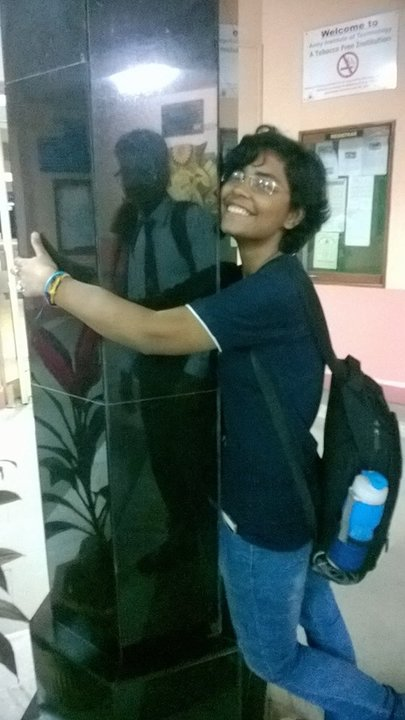
#> input picture 1.jpg, 405 x 720 px
$ python 1.py
#> lines starting #> are read from the running program, lines starting #| are printed output that depends on the picture
import numpy
import cv2
import matplotlib
image=cv2.imread('1.jpg',0);
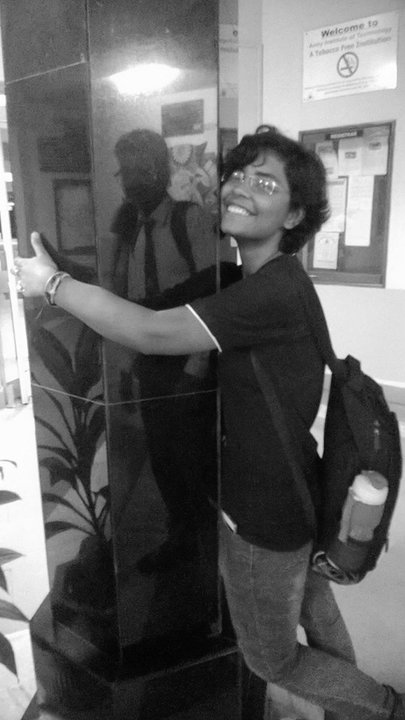
#> image: shape (720, 405); min 1, max 255, mean 99.4


cv2.imshow('image',image)
image=cv2.imwrite('2.jpg',image);

cv2.waitKey(0)
cv2.destroyAllWindows()
